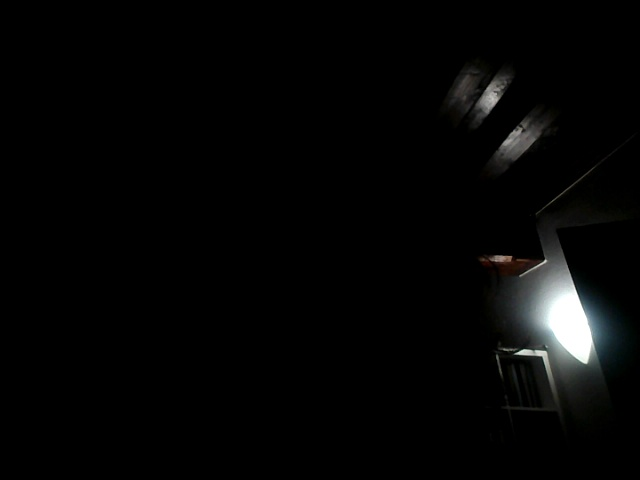
#> input picture testbild.jpg, 640 x 480 px, given in place of the camera
$ python Test_Segmentierungsgrad.py
#> lines starting #> are read from the running program, lines starting #| are printed output that depends on the picture; after the words box and inside, x2 and y2 are one past the last pixel; in counts of white or black regions, pixels touching at a corner belong together
#> in webcam_segmentierung_mit_trackbars, frame is the input picture: shape (480, 640, 3); mean B, G, R 5.4, 5.6, 5.3
#-----------------------------------------------------------
 # DRAWTONE
 # Copyright (c) 2026 Dave Kronawitter & Malte Mittrowann.
 # All rights reserved.
 #
 # This code is proprietary and not open source.
 # Unauthorized copying of this file is strictly prohibited.
#------------------------------------------------------------


import cv2
import numpy as np

# ---------------------- Analysefunktion ---------------------- #
def berechne_segmentierungsgrad_mit_farbschwelle(image, anzahl_cluster=6, farbschwelle=10):
#> called with anzahl_cluster = 6, farbschwelle = 10
    lab = cv2.cvtColor(image, cv2.COLOR_BGR2Lab)
#> lab: shape (480, 640, 3); mean of channels 0, 1, 2 5.6, 127.9, 128.1
    pixels = lab.reshape((-1, 3))

    # Chroma = Farbabstand von Grau (basierend auf a & b)
    a = pixels[:, 1].astype(np.int16) - 128
    b = pixels[:, 2].astype(np.int16) - 128
    chroma = np.sqrt(a**2 + b**2)

    mask = chroma > farbschwelle
    relevante_pixel = pixels[mask]
#> relevante_pixel = 796 rows, first 8: [139, 133, 137], [134, 134, 138], [124, 134, 139], [121, 134, 140], [130, 134, 141], [132, 135, 141], [132, 135, 141], [130, 134, 140]

    if len(relevante_pixel) < anzahl_cluster:
        return 0.0, np.zeros_like(image)

    relevante_pixel = relevante_pixel.astype(np.float32)

    kriterien = (cv2.TERM_CRITERIA_EPS + cv2.TERM_CRITERIA_MAX_ITER, 100, 1.0)
    _, labels, zentren = cv2.kmeans(relevante_pixel, anzahl_cluster, None, kriterien, 10, cv2.KMEANS_RANDOM_CENTERS)
#> labels = 796 values, max 5 at index 20, min 0 at index 417, mean 2.7; zentren = [[123.3, 121.2, 118.4], [89.28, 122.6, 119.8], [126.3, 136.5, 140.1], [58.73, 127.8, 126.2], [194, 118.7, 123.1], [22.94, 138.4, 136.6]]

    clustered = np.zeros_like(pixels)
    clustered_pixels = zentren[labels.flatten().astype(int)]
#> clustered_pixels = 796 rows, first 8: [126.3, 136.5, 140.1], [126.3, 136.5, 140.1], [126.3, 136.5, 140.1], [126.3, 136.5, 140.1], [126.3, 136.5, 140.1], [126.3, 136.5, 140.1], [126.3, 136.5, 140.1], [126.3, 136.5, 140.1]
    clustered[mask] = clustered_pixels
    clustered = clustered.reshape(lab.shape)

    clustered_bgr = cv2.cvtColor(clustered, cv2.COLOR_Lab2BGR)
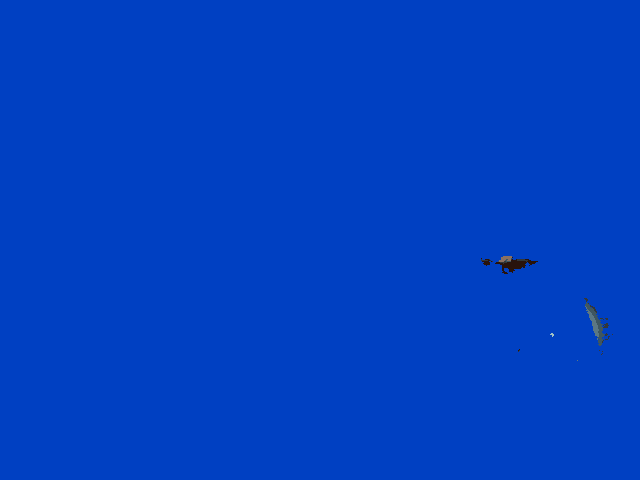
#> clustered_bgr: shape (480, 640, 3); mean B, G, R 193.7, 64, 0.2
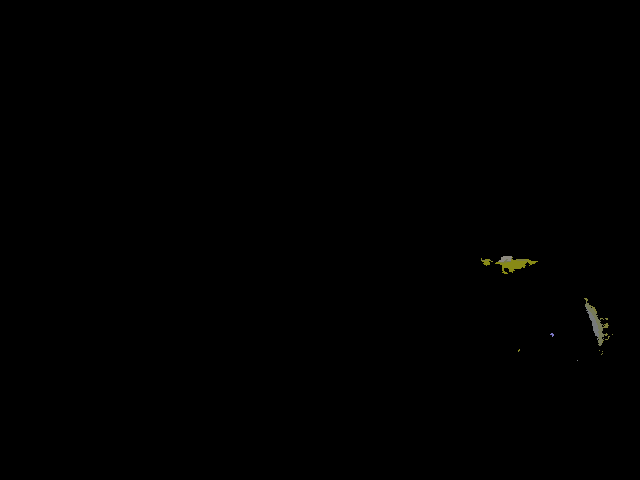
#> clustered: shape (480, 640, 3); mean of channels 0, 1, 2 0.2, 0.3, 0.3; drawn as B, G, R

    _, counts = np.unique(labels, return_counts=True)
#> counts = [125, 199, 53, 120, 9, 290]
    segmentierungsgrad = counts.std() / counts.mean()
#> segmentierungsgrad = 0.695

    return segmentierungsgrad, clustered_bgr

# ---------------------- Live-Vorschau mit Trackbars ---------------------- #
def webcam_segmentierung_mit_trackbars(kamera_index=0):
    cap = cv2.VideoCapture(kamera_index)
    if not cap.isOpened():
        print("❌ Webcam konnte nicht geöffnet werden.")
        return

    cv2.namedWindow("Segmentierung Live")

    # Trackbars erstellen
    cv2.createTrackbar("Cluster", "Segmentierung Live", 6, 12, lambda x: None)
    cv2.createTrackbar("Farbschwelle", "Segmentierung Live", 10, 100, lambda x: None)

    print("🎥 ESC zum Beenden – Regler verändern die Analyse live.")

    while True:
        ret, frame = cap.read()
        if not ret:
            print("❌ Frame konnte nicht gelesen werden.")
            break

        frame_resized = cv2.resize(frame, (640, 480))

        clusteranzahl = max(2, cv2.getTrackbarPos("Cluster", "Segmentierung Live"))
        farbschwelle = cv2.getTrackbarPos("Farbschwelle", "Segmentierung Live")

        segmentierungsgrad, clusterbild = berechne_segmentierungsgrad_mit_farbschwelle(
            frame_resized, anzahl_cluster=clusteranzahl, farbschwelle=farbschwelle
        )
#> segmentierungsgrad = 0.695

        # Original mit Text
        anzeige = frame_resized.copy()
        cv2.putText(
            anzeige, f"Segmentierung: {segmentierungsgrad:.2f}", (30, 60),
            cv2.FONT_HERSHEY_SIMPLEX, 1.8, (255, 255, 0), 4, cv2.LINE_AA
        )
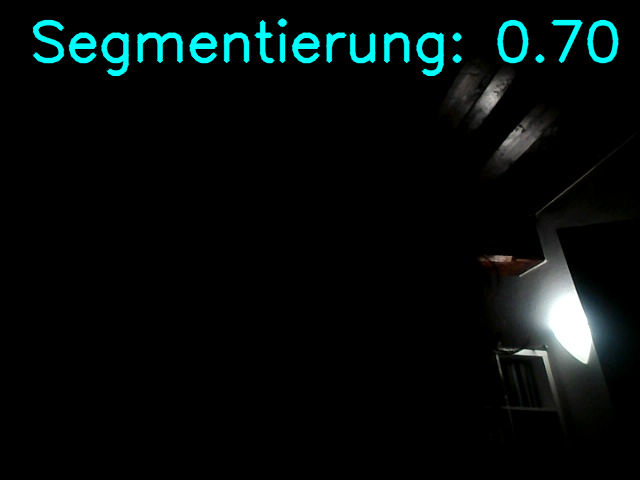
#> anzeige: shape (480, 640, 3); 3.11% of pixels changed, all inside (x1, y1, x2, y2) = (32, 18, 620, 77)

        kombiniert = np.hstack((anzeige, clusterbild))
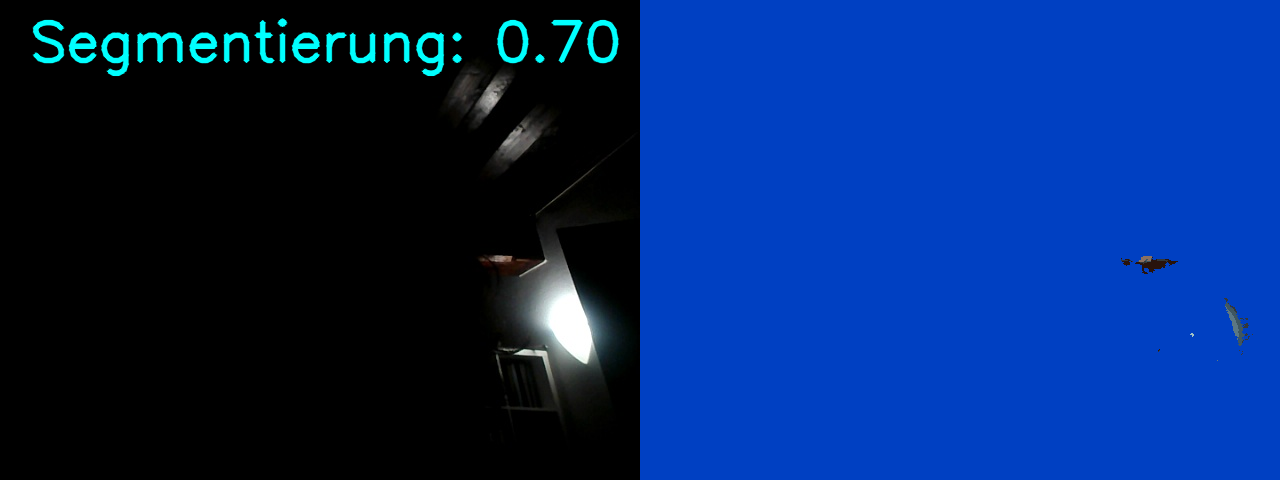
#> kombiniert: shape (480, 1280, 3); mean B, G, R 102.6, 37.8, 2.7
        cv2.imshow("Segmentierung Live", kombiniert)

        if cv2.waitKey(1) & 0xFF == 27:  # ESC
#> (key Esc is pressed here)
            break

    cap.release()
    cv2.destroyAllWindows()

# ---------------------- Starten ---------------------- #
if __name__ == "__main__":
    webcam_segmentierung_mit_trackbars()
